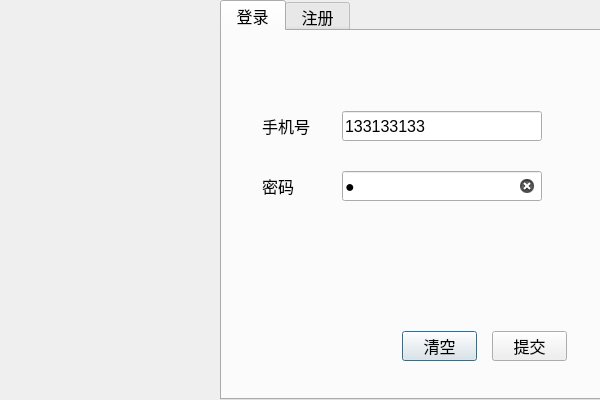
<?xml version="1.0" encoding="UTF-8"?>
<ui version="4.0">
 <class>LoginDialog</class>
 <widget class="QDialog" name="LoginDialog">
  <property name="geometry">
   <rect>
    <x>0</x>
    <y>0</y>
    <width>600</width>
    <height>400</height>
   </rect>
  </property>
  <property name="minimumSize">
   <size>
    <width>600</width>
    <height>400</height>
   </size>
  </property>
  <property name="maximumSize">
   <size>
    <width>600</width>
    <height>400</height>
   </size>
  </property>
  <property name="windowTitle">
   <string>Dialog</string>
  </property>
  <widget class="QTabWidget" name="tw_page">
   <property name="geometry">
    <rect>
     <x>220</x>
     <y>0</y>
     <width>381</width>
     <height>400</height>
    </rect>
   </property>
   <property name="font">
    <font>
     <pointsize>12</pointsize>
    </font>
   </property>
   <property name="currentIndex">
    <number>0</number>
   </property>
   <widget class="QWidget" name="page_1">
    <attribute name="title">
     <string> 登录 </string>
    </attribute>
    <widget class="QPushButton" name="pb_clear">
     <property name="geometry">
      <rect>
       <x>180</x>
       <y>300</y>
       <width>75</width>
       <height>30</height>
      </rect>
     </property>
     <property name="text">
      <string>清空</string>
     </property>
    </widget>
    <widget class="QPushButton" name="pb_commit">
     <property name="geometry">
      <rect>
       <x>270</x>
       <y>300</y>
       <width>75</width>
       <height>30</height>
      </rect>
     </property>
     <property name="text">
      <string>提交</string>
     </property>
    </widget>
    <widget class="QLabel" name="lb_tel">
     <property name="geometry">
      <rect>
       <x>40</x>
       <y>80</y>
       <width>54</width>
       <height>30</height>
      </rect>
     </property>
     <property name="text">
      <string>手机号</string>
     </property>
    </widget>
    <widget class="QLabel" name="lb_password">
     <property name="geometry">
      <rect>
       <x>40</x>
       <y>140</y>
       <width>54</width>
       <height>30</height>
      </rect>
     </property>
     <property name="text">
      <string>密码</string>
     </property>
    </widget>
    <widget class="QLineEdit" name="le_tel">
     <property name="geometry">
      <rect>
       <x>120</x>
       <y>80</y>
       <width>200</width>
       <height>30</height>
      </rect>
     </property>
     <property name="text">
      <string>133133133</string>
     </property>
    </widget>
    <widget class="QLineEdit" name="le_password">
     <property name="geometry">
      <rect>
       <x>120</x>
       <y>140</y>
       <width>200</width>
       <height>30</height>
      </rect>
     </property>
     <property name="text">
      <string>1</string>
     </property>
     <property name="echoMode">
      <enum>QLineEdit::Password</enum>
     </property>
     <property name="clearButtonEnabled">
      <bool>true</bool>
     </property>
    </widget>
   </widget>
   <widget class="QWidget" name="page_2">
    <attribute name="title">
     <string> 注册 </string>
    </attribute>
    <widget class="QLineEdit" name="le_tel_register">
     <property name="geometry">
      <rect>
       <x>130</x>
       <y>50</y>
       <width>200</width>
       <height>30</height>
      </rect>
     </property>
     <property name="toolTip">
      <string>&lt;html&gt;&lt;head/&gt;&lt;body&gt;&lt;p&gt;输入8-11位手机号&lt;/p&gt;&lt;/body&gt;&lt;/html&gt;</string>
     </property>
    </widget>
    <widget class="QLabel" name="lb_password_register">
     <property name="geometry">
      <rect>
       <x>50</x>
       <y>110</y>
       <width>54</width>
       <height>30</height>
      </rect>
     </property>
     <property name="text">
      <string>密码</string>
     </property>
    </widget>
    <widget class="QPushButton" name="pb_clear_register">
     <property name="geometry">
      <rect>
       <x>190</x>
       <y>310</y>
       <width>75</width>
       <height>30</height>
      </rect>
     </property>
     <property name="text">
      <string>清空</string>
     </property>
    </widget>
    <widget class="QLabel" name="lb_tel_register">
     <property name="geometry">
      <rect>
       <x>50</x>
       <y>50</y>
       <width>54</width>
       <height>30</height>
      </rect>
     </property>
     <property name="text">
      <string>手机号</string>
     </property>
    </widget>
    <widget class="QPushButton" name="pb_commit_register">
     <property name="geometry">
      <rect>
       <x>280</x>
       <y>310</y>
       <width>75</width>
       <height>30</height>
      </rect>
     </property>
     <property name="text">
      <string>提交</string>
     </property>
    </widget>
    <widget class="QLineEdit" name="le_password_register">
     <property name="geometry">
      <rect>
       <x>130</x>
       <y>110</y>
       <width>200</width>
       <height>30</height>
      </rect>
     </property>
     <property name="toolTip">
      <string>&lt;html&gt;&lt;head/&gt;&lt;body&gt;&lt;p&gt;输入20位以内密码，可以是字符数字&lt;/p&gt;&lt;/body&gt;&lt;/html&gt;</string>
     </property>
     <property name="echoMode">
      <enum>QLineEdit::Password</enum>
     </property>
     <property name="clearButtonEnabled">
      <bool>true</bool>
     </property>
    </widget>
    <widget class="QLabel" name="lb_comfirm_register">
     <property name="geometry">
      <rect>
       <x>50</x>
       <y>180</y>
       <width>71</width>
       <height>30</height>
      </rect>
     </property>
     <property name="text">
      <string>确认密码</string>
     </property>
    </widget>
    <widget class="QLineEdit" name="le_comfirm_register">
     <property name="geometry">
      <rect>
       <x>130</x>
       <y>180</y>
       <width>200</width>
       <height>30</height>
      </rect>
     </property>
     <property name="toolTip">
      <string>&lt;html&gt;&lt;head/&gt;&lt;body&gt;&lt;p&gt;确认密码，保证两次输入一致&lt;/p&gt;&lt;/body&gt;&lt;/html&gt;</string>
     </property>
     <property name="echoMode">
      <enum>QLineEdit::Password</enum>
     </property>
     <property name="clearButtonEnabled">
      <bool>true</bool>
     </property>
    </widget>
    <widget class="QLabel" name="lb_name_register">
     <property name="geometry">
      <rect>
       <x>50</x>
       <y>240</y>
       <width>54</width>
       <height>30</height>
      </rect>
     </property>
     <property name="text">
      <string>昵称</string>
     </property>
    </widget>
    <widget class="QLineEdit" name="le_name_register">
     <property name="geometry">
      <rect>
       <x>130</x>
       <y>240</y>
       <width>200</width>
       <height>30</height>
      </rect>
     </property>
     <property name="toolTip">
      <string>&lt;html&gt;&lt;head/&gt;&lt;body&gt;&lt;p&gt;输入十位以内的昵称&lt;/p&gt;&lt;/body&gt;&lt;/html&gt;</string>
     </property>
    </widget>
   </widget>
  </widget>
  <widget class="QLabel" name="lb_icon">
   <property name="geometry">
    <rect>
     <x>0</x>
     <y>0</y>
     <width>220</width>
     <height>400</height>
    </rect>
   </property>
   <property name="text">
    <string/>
   </property>
   <property name="pixmap">
    <pixmap resource="resource.qrc">:/images/register.png</pixmap>
   </property>
   <property name="scaledContents">
    <bool>true</bool>
   </property>
  </widget>
 </widget>
 <tabstops>
  <tabstop>le_tel_register</tabstop>
  <tabstop>le_password_register</tabstop>
  <tabstop>le_comfirm_register</tabstop>
  <tabstop>le_name_register</tabstop>
  <tabstop>pb_commit_register</tabstop>
  <tabstop>pb_clear_register</tabstop>
  <tabstop>tw_page</tabstop>
  <tabstop>le_tel</tabstop>
  <tabstop>le_password</tabstop>
  <tabstop>pb_commit</tabstop>
  <tabstop>pb_clear</tabstop>
 </tabstops>
 <resources>
  <include location="resource.qrc"/>
 </resources>
 <connections/>
</ui>
